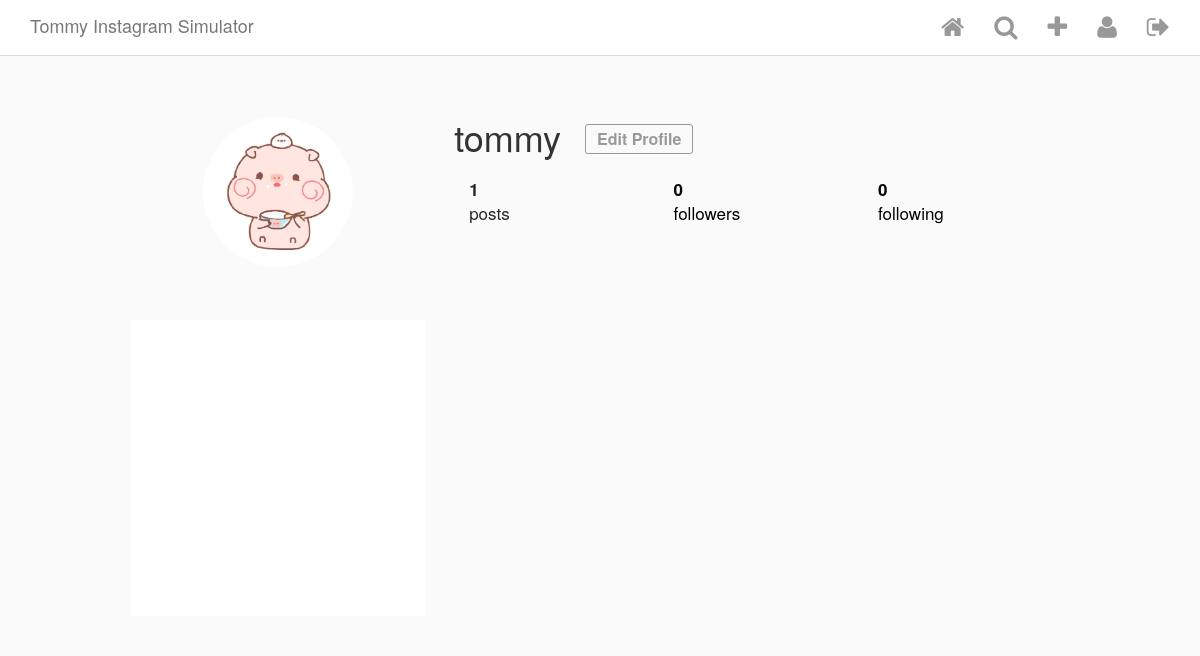
/user/1/ (signed in), run on an earlier commit of the app's database.
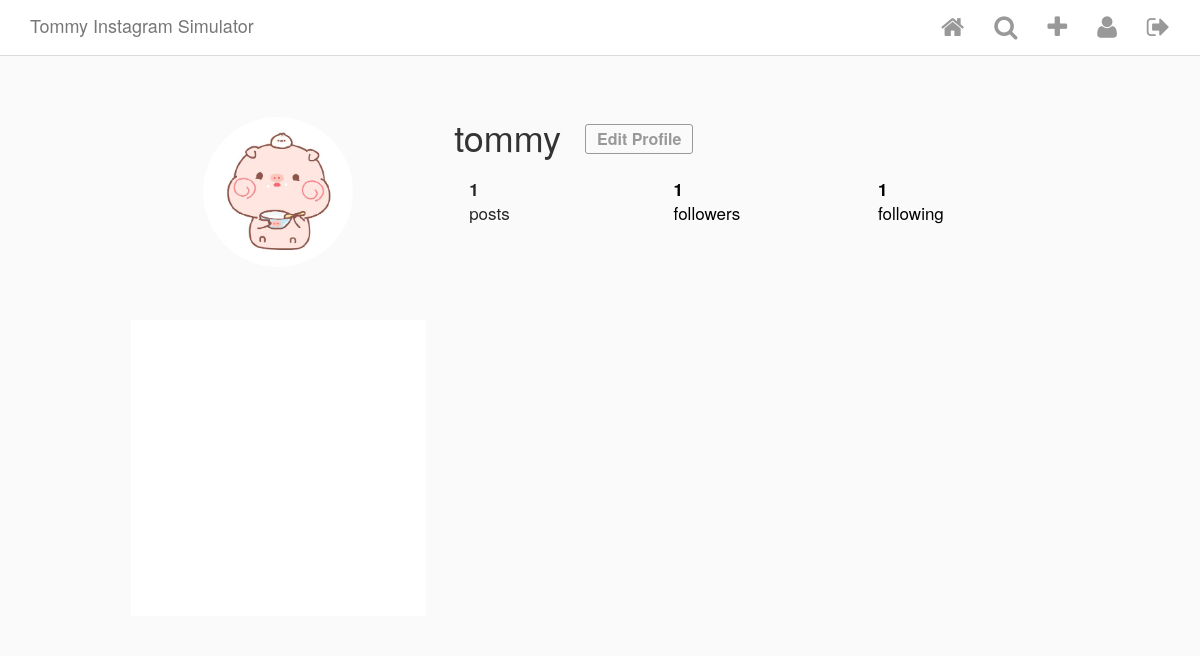
And on a later commit of the database.
### Insta/models.py (models this page shows, shortened)
class InstaUser(AbstractUser):
    profile_pic = ProcessedImageField(  # 定义的第二个field 是 ProcessImageField(imported from imagekit)第三方library里的类型
        upload_to='static/images/profiles',  # 图片应该上传到哪里
        format='JPEG',
        options={'quality': 100},
        blank=True,
        null=True
    )
    def get_connections(self):
        connections = UserConnection.objects.filter(creator=self) # 不能用get, 因为get只能返回一个值
        return connections
    def get_followers(self):
        followers = UserConnection.objects.filter(following=self)
        return followers

class Post(models.Model):  # 所有model的class都要继承models
    author = models.ForeignKey(
        InstaUser,
        on_delete=models.CASCADE,
        related_name="my_posts"
    )
    title = models.TextField(blank=True, null=True)
    image = ProcessedImageField(  # 定义的第二个field 是 ProcessImageField(imported from imagekit)第三方library里的类型
        upload_to='static/images/posts',  # 图片应该上传到哪里
        format='JPEG',
        options={'quality': 100},
        blank=True,
        null=True
    )
    def get_like_count(self):
        return self.likes.count()

### Insta/views.py (the view)
# urls.py: path('user/<int:pk>/', UserDetailView.as_view(), name='user_detail'),
class UserDetailView(DetailView):
    model = InstaUser
    template_name = 'user_detail.html'

### templates/user_detail.html (shortened to what this page needs)
{% extends 'base.html' %}
{% load custom_tags %}
{% block content %}
<div class="profile">
    <div class="profile__head">
        <div class="row">
            <div class="col-xs-4 left">
                {% if object.profile_pic %}
                    <img class="picture-circle" src="/{{object.profile_pic}}">
                {% endif %}
            </div>
            <div class="col-xs-8 right">
                <div class="name-buttons">
                    <h1 class="username">{{ object.username }}</h1>
                    {% if user == object %}
                        <button class="edit-profile">Edit Profile</button>
                    {% endif %}
                </div>
                <div>
                    <ul class="stats">
                        <div class="col-xs-4"><li class="stats__count"><span>{{ object.my_posts.count }}</span><br> posts</li></div>
                        <div class="col-xs-4"><a href="/" style="text-decoration: none; color: black;"><li class="stats__count"><span class="follower_count" id="follower_id">{{ object.get_followers.count }}</span><br> followers</li></a></div>
                        <div class="col-xs-4"><a href="/" style="text-decoration: none; color: black;"><li class="stats__count"><span>{{ object.get_connections.count }}</span><br> following</li></a></div>
                    </ul>
                </div>
            </div>
        </div>
    </div>
    <div class="profile__body">
        <div class="row">
        {% for post in object.my_posts.all %}
            <div class="col-xs-4">
                <div class="picture-square" style="background-image: url(http://{{ request.META.HTTP_HOST }}/{{ post.image.url }}); background-size: contain;">
                </div>
            </div>
        {% endfor %}
        </div>
    </div>
</div>
{% endblock content %}

### templates/base.html (shortened to what this page needs)
<html>
<head>
    {% load static %}
    <link href="{% static 'vendor/bootstrap/css/bootstrap.min.css' %}" rel="stylesheet">
    <link href="{% static 'vendor/font-awesome-4.6.3/css/font-awesome.min.css' %}" rel="stylesheet">
    <link href="{% static 'css/style.css' %}" rel="stylesheet">
</head>
<body>
    {% load static %}
    {% include 'header.html' %}
    <div class="content-wrapper">
        <div class="container">
            {% block content %}
            {% endblock content%}
        </div>
    </div>
</body>
</html>

### templates/header.html (shortened to what this page needs)
<div class="navbar navbar-default navbar-fixed-top" id="main-nav">
        <div class="container desktop">
            <div class="navbar-header">
                <a href="{% url 'posts' %}" class="navbar-brand">Tommy Instagram Simulator</a>
            </div>
            <div id="navbar-main">
                <ul class="nav navbar-nav navbar-right">
                    {% if request.user.is_authenticated %}
                        <li>
                          <a href="{% url 'posts' %}">
                            <i class="fa fa-home" aria-hidden="true"></i>
                          </a>
                        </li>
                        <li><a href="{% url 'Bello Papagena' %}"><i class="fa fa-search" aria-hidden="true"></i></a></li>
                        <li><a href="{% url 'make_post' %}"><i class="fa fa-plus" aria-hidden="true"></i></a></li>
                        <li><a href="{% url 'user_detail' user.id %}"><i class="fa fa-user" aria-hidden="true"></i></a></li>
                        <li><a href="{% url 'logout' %}"><i class="fa fa-sign-out" aria-hidden="true"></i></a></li>
                    {% endif %}
                </ul>
            </div>
        </div>
    </div>

### static/css/style.css (style rules this page uses)
html { height: 100%; }
body { min-height: 100%; background-color: #fafafa; }
.content-wrapper { margin-top: 57px; margin-bottom: 60px; background-color: #fafafa; }
.picture-circle, .picture-circle--medium, .picture-circle--small { border-radius: 100%; width: 150px; height: 150px; }
.picture-square { position: relative; background-repeat: no-repeat; background-position: center center; background-color: #fff; cursor: pointer; }
.picture-square:after { content: ""; display: block; padding-bottom: 100%; }
.navbar { background-color: #fff; border-bottom-color: #dbdbdb; }
.navbar .fa { font-size: 25px; color: #999999; }
.profile { max-width: 975px; padding: 60px 20px 0; margin: 0 auto; }
.profile__head { margin-bottom: 40px; }
.profile__head .left { text-align: center; }
.profile__head h1, .profile__head .edit-profile, .profile__head .options-bubble { vertical-align: middle; }
.profile__head h1 { display: inline-block; margin: 0; }
.profile__head .edit-profile { margin-left: 20px; margin-right: 11px; font-size: 16px; font-weight: 600; color: #999; border: 1px solid #999; border-radius: 3px; padding: 0 11px; line-height: 28px; background-color: #fafafa; }
.profile__head .edit-profile, .profile__head .options-bubbles { margin-top: 5px; cursor: pointer; }
.profile__head .name-buttons { margin-bottom: 20px; }
.profile__body > .row > .col-xs-4 { padding: 13px; }
.stats { list-style: none; margin: 0; margin-bottom: 20px; padding: 0; }
.stats > * { font-size: 17px; color: #262626; }
.stats .stats__count { display: inline-block; margin-right: 40px; }
.stats .stats__count span { font-weight: bold; }

What changed in the data, as far as the page shows it:
changed InstaUser "tommy": get_followers.count "0" → "1"; get_connections.count "0" → "1"
